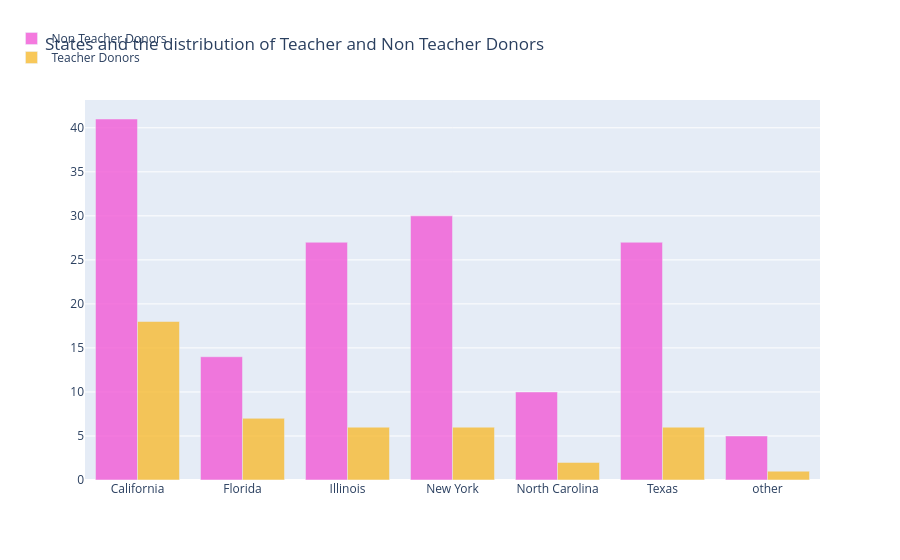

This figure's notebook cell:
### Markdown cell above
**Inferencia**  
> - California, con cerca de 300,000 donadores, es el estado con el mayor número de donadores. San Francisco y Los Ángeles son las ciudades principales. California también es el estado con el mayor número de proyectos y escuelas. 
> - Nueva York, Texas y Florida son los otros estados principales con gran número de donadores (aprox. 137K, 134K y 108K). Sus ciudades principales incluyen NYC, Miami, Tampa, Houston y Dallas. 
> - Dakota del Norte, Dakota del Sur, Vermont y Wyoming son los estados con el menor número de donadores. Hay un registro llamado "others" (otros), lo que probablemente indica donadores de otros países.   
> - Entre las ciudades, las tres principales son: Chicago (35K), Nueva York (27K) y Brooklyn (22K). Le siguen Los Ángeles y San Francisco con cerca de 18K y 16K donadores.

<a id="2.4"></a>
## 2.4 Profesores y No Profesores Donadores a través de los estados

### Code cell
# which city and state has maximum teacher donors 
tempdf = donors_df.groupby(['Donor State', 'Donor Is Teacher']).agg({'Donor Is Teacher' : 'count' }).rename(columns={'Donor Is Teacher' : 'Teacher Donor Counts'}).reset_index()

no_df = tempdf[tempdf['Donor Is Teacher']=='No']
no_x = no_df['Donor State']
no_y = no_df['Teacher Donor Counts']
yes_df = tempdf[tempdf['Donor Is Teacher']=='Yes']
yes_x = yes_df['Donor State']
yes_y = yes_df['Teacher Donor Counts']

trace1 = go.Bar(
    x=no_x,
    y=no_y,
    name='Non Teacher Donors',
    marker=dict(color='#f259d6'),
    opacity=0.8
)
trace2 = go.Bar(
    x=yes_x,
    y=yes_y,
    name='Teacher Donors',
    marker=dict(color='#f7bb31'),
    opacity=0.8
)

data = [trace1, trace2]
layout = go.Layout(
    barmode='group',
    legend=dict(dict(x=-.1, y=1.2)),
    title = 'States and the distribution of Teacher and Non Teacher Donors',
)

fig = go.Figure(data=data, layout=layout)
iplot(fig, filename='grouped-bar')

### Figure 1 — Plotly figure (JSON) as saved in the notebook; plotly's stock layout.template omitted (floating-point values rounded to 4 significant figures)
{"data": [{"marker": {"color": "#f259d6"}, "name": "Non Teacher Donors", "opacity": 0.8, "type": "bar", "x": ["California", "Florida", "Illinois", "New York", "North Carolina", "Texas", "other"], "y": [41, 14, 27, 30, 10, 27, 5]}, {"marker": {"color": "#f7bb31"}, "name": "Teacher Donors", "opacity": 0.8, "type": "bar", "x": ["California", "Florida", "Illinois", "New York", "North Carolina", "Texas", "other"], "y": [18, 7, 6, 6, 2, 6, 1]}], "layout": {"barmode": "group", "legend": {"x": -0.1, "y": 1.2}, "title": {"text": "States and the distribution of Teacher and Non Teacher Donors"}}}
